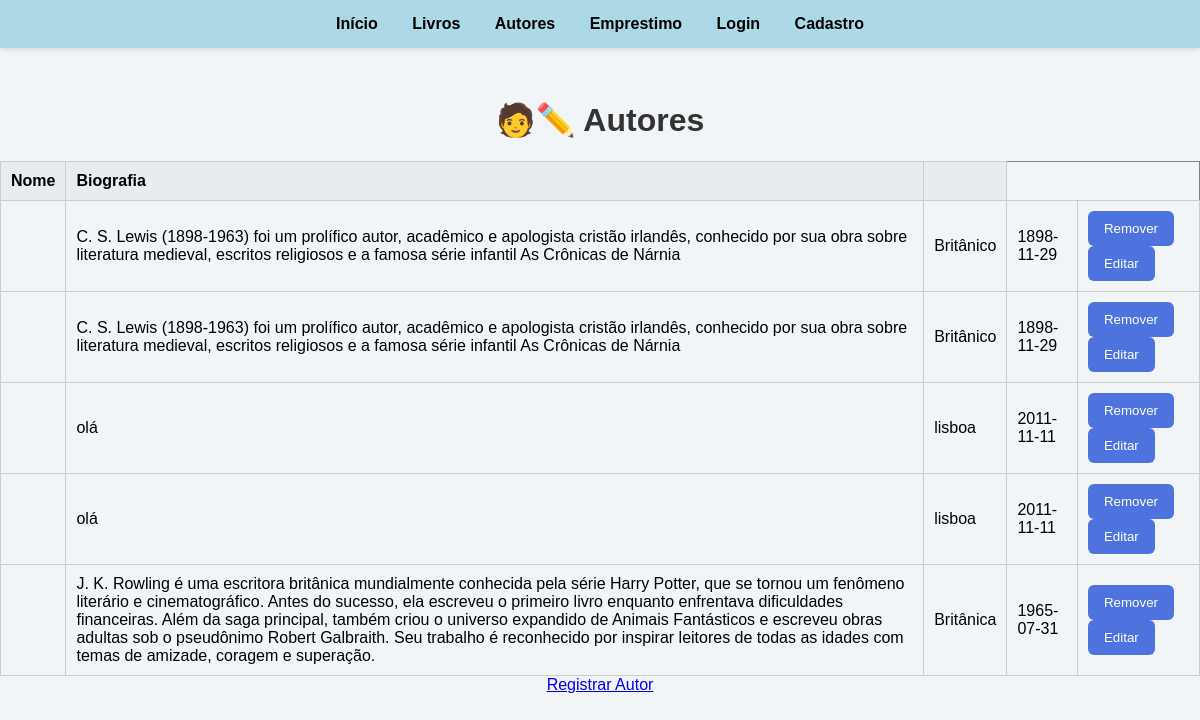
Before: /autores with the older database file.
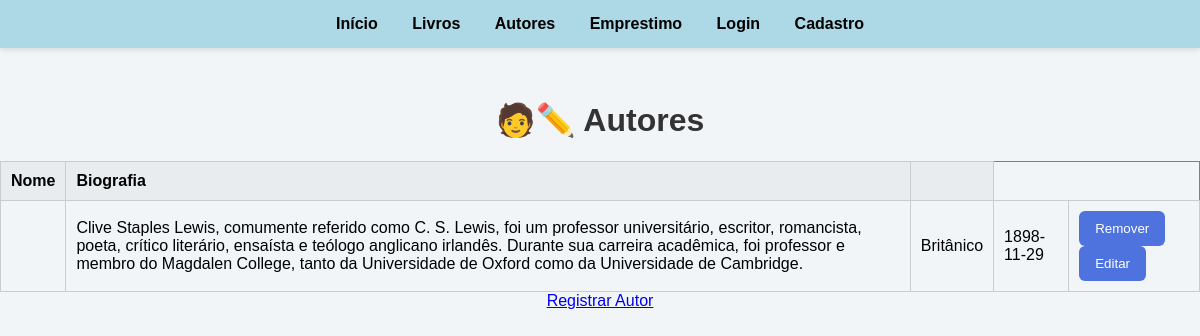
After: the same page with the newer database file.
### tables this page shows
CREATE TABLE autores (
    id_autor INTEGER PRIMARY KEY AUTOINCREMENT,
    nome_autor VARCHAR(255) NOT NULL,
    nacionalidade VARCHAR(255),
    data_nascimento DATE,
    biografia TEXT
);

### app.py (the view)
@app.route('/autores', methods=["GET","POST"])
def autores():
    conexao = obter_conexao()
    autores = conexao.execute('SELECT * FROM autores').fetchall()
    conexao.close()
    return render_template('autores.html',autores = autores)

### database.py (called while the page is built)
def obter_conexao():
    conexao = sqlite3.connect('livros.db')
    conexao.row_factory = sqlite3.Row
    return conexao

### templates/autores.html (shortened to what this page needs)
{% extends 'base.html'%}
{% block conteudo %}
    <h1>🧑✏️ Autores</h1>
    {% if autores %}
    <table border="1">
        <tr>
            <th>Nome</th>
            <th>Biografia</th>
            <th></th>
        </tr>
        {% for autor in autores %}
        <tr>
            <td>{{ autor.nome }}</td>
            <td>{{ autor.biografia }}</td>
            <td>{{ autor.nacionalidade }}</td>
            <td>{{ autor.data_nascimento }}</td>
            <td>
                <a>
                    <form action="{{ url_for('remover_autor', id = autor.id_autor) }}" method="post" style="display:inline;">
                    <button type="submit">Remover</button>
                    </form>
                </a>
                <a href="{{ url_for('editar_autor', id = autor.id_autor) }}"><button type="button">Editar</button></a>
            </td>
        </tr>
        {% endfor %}
    </table>
    {% else %}
        <p>Nenhum autor cadastrado.</p>
    {% endif %}
    <a href="{{url_for('registrar_autor')}}">Registrar Autor</a>
{% endblock %}

### templates/base.html (shortened to what this page needs)
<!DOCTYPE html>
<html lang="en">
<head>
    <link rel="stylesheet" href="{{ url_for('static', filename='style.css')}}">
</head>
<body>
    {% include 'componentes/menu.html' %}
    {% block conteudo %}
    {% endblock %}
</body>
</html>

### templates/componentes/menu.html
<nav>
    <div class="links">
        <a href="{{ url_for('index') }}">Início</a>
        <a href="{{ url_for('livros') }}">Livros</a>
        <a href="{{ url_for('autores') }}">Autores</a>
        <a href="{{ url_for('emprestimo') }}">Emprestimo</a>
        <a href="{{ url_for('login') }}">Login</a>
        <a href="{{ url_for('cadastro') }}">Cadastro</a>
    </div>
</nav>

### static/style.css (style rules this page uses)
nav { background-color: #add8e6; padding: 15px 0; text-align: center; box-shadow: 0 2px 5px rgba(0, 0, 0, 0.1); position: fixed; top: 0; left: 0; width: 100%; z-index: 1000; }
nav a { color: #000; text-decoration: none; margin: 0 15px; font-weight: bold; font-family: Arial, sans-serif; transition: 0.2s; }
body { background-color: #f2f5f8; margin: 0; font-family: Arial, sans-serif; text-align: center; padding-top: 80px; }
h1 { color: #333; }
table { width: 100%; border-collapse: collapse; margin-top: 20px; }
table th, table td { border: 1px solid #ccc; padding: 10px; text-align: left; }
table th { background-color: #e9ecef; }
button { background-color: #4e73df; color: white; border: none; padding: 10px 16px; border-radius: 6px; cursor: pointer; transition: background-color 0.3s; }

Changed rows visible on the page:
removed autores: biografia "C. S. Lewis (1898-1963) foi um prolífico autor, acadêmico e apologista cristão irlandês, conhecido por sua obra sobre literatura medieval, escritos religiosos e a famosa série infantil As Crônicas de Nárnia", nacionalidade "Britânico", data_nascimento "1898-11-29"
removed autores: biografia "olá", nacionalidade "lisboa", data_nascimento "2011-11-11"
removed autores: biografia "olá", nacionalidade "lisboa", data_nascimento "2011-11-11"
removed autores: biografia "J. K. Rowling é uma escritora britânica mundialmente conhecida pela série Harry Potter, que se tornou um fenômeno literário e cinematográfico. Antes do sucesso, ela escreveu o primeiro livro enquanto enfrentava dificuldades financeiras. Além da saga principal, também criou o universo expandido de Animais Fantásticos e escreveu obras adultas sob o pseudônimo Robert Galbraith. Seu trabalho é reconhecido por inspirar leitores de todas as idades com temas de amizade, coragem e superação.", nacionalidade "Britânica", data_nascimento "1965-07-31"
changed autores "Britânico": biografia "C. S. Lewis (1898-1963) foi um prolífico autor, acadêmico e apologista cristão irlandês, conhecido por sua obra sobre literatura medieval, escritos religiosos e a famosa série infantil As Crônicas de Nárnia" → "Clive Staples Lewis, comumente referido como C. S. Lewis, foi um professor universitário, escritor, romancista, poeta, crítico literário, ensaísta e teólogo anglicano irlandês. Durante sua carreira acadêmica, foi professor e membro do Magdalen College, tanto da Universidade de Oxford como da Universidade de Cambridge."
